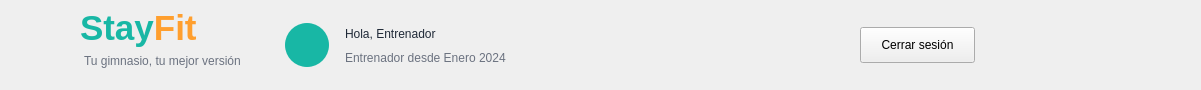
   <widget class="QFrame" name="frameHeader">
    <property name="geometry">
     <rect>
      <x>0</x>
      <y>0</y>
      <width>1201</width>
      <height>90</height>
     </rect>
    </property>
    <property name="frameShape">
     <enum>QFrame::NoFrame</enum>
    </property>
    <widget class="QLabel" name="lblLogoIcono">
     <property name="geometry">
      <rect>
       <x>18</x>
       <y>10</y>
       <width>65</width>
       <height>65</height>
      </rect>
     </property>
     <property name="styleSheet">
      <string notr="true">font: 28pt &quot;Segoe UI Emoji&quot;; color: #18B7A5;</string>
     </property>
     <property name="text">
      <string/>
     </property>
     <property name="pixmap">
      <pixmap>src/vista/imagenes/logo_stayfit.png</pixmap>
     </property>
     <property name="scaledContents">
      <bool>true</bool>
     </property>
    </widget>
    <widget class="QLabel" name="labelStayFitHeader">
     <property name="geometry">
      <rect>
       <x>80</x>
       <y>8</y>
       <width>170</width>
       <height>40</height>
      </rect>
     </property>
     <property name="text">
      <string>&lt;html&gt;&lt;head/&gt;&lt;body&gt;&lt;p&gt;&lt;span style=&quot; font-size:26pt; font-weight:700; color:#18B7A5;&quot;&gt;Stay&lt;/span&gt;&lt;span style=&quot; font-size:26pt; font-weight:700; color:#FF9F2E;&quot;&gt;Fit&lt;/span&gt;&lt;/p&gt;&lt;/body&gt;&lt;/html&gt;</string>
     </property>
    </widget>
    <widget class="QLabel" name="labelSubtituloHeader">
     <property name="geometry">
      <rect>
       <x>84</x>
       <y>52</y>
       <width>170</width>
       <height>18</height>
      </rect>
     </property>
     <property name="styleSheet">
      <string notr="true">color: #6B7280; font: 9pt &quot;Segoe UI&quot;;</string>
     </property>
     <property name="text">
      <string>Tu gimnasio, tu mejor versión</string>
     </property>
    </widget>
    <widget class="QLabel" name="lblAvatarCliente">
     <property name="geometry">
      <rect>
       <x>285</x>
       <y>23</y>
       <width>44</width>
       <height>44</height>
      </rect>
     </property>
     <property name="styleSheet">
      <string notr="true">background-color: #18B7A5; color: white; border-radius: 22px; font: 20pt &quot;Segoe UI Emoji&quot;;</string>
     </property>
     <property name="text">
      <string/>
     </property>
     <property name="pixmap">
      <pixmap>src/vista/imagenes/usuario.png</pixmap>
     </property>
     <property name="scaledContents">
      <bool>true</bool>
     </property>
    </widget>
    <widget class="QLabel" name="lblNombreCliente">
     <property name="geometry">
      <rect>
       <x>345</x>
       <y>22</y>
       <width>270</width>
       <height>24</height>
      </rect>
     </property>
     <property name="styleSheet">
      <string notr="true">font: bold 13pt &quot;Segoe UI&quot;; color: #1F2937;</string>
     </property>
     <property name="text">
      <string>Hola, Entrenador</string>
     </property>
    </widget>
    <widget class="QLabel" name="lblFechaAltaEntrenador">
     <property name="geometry">
      <rect>
       <x>345</x>
       <y>48</y>
       <width>191</width>
       <height>20</height>
      </rect>
     </property>
     <property name="styleSheet">
      <string notr="true">font: 10pt &quot;Segoe UI&quot;; color: #6B7280;</string>
     </property>
     <property name="text">
      <string>Entrenador desde Enero 2024</string>
     </property>
    </widget>
    <widget class="QPushButton" name="btnCerrarSesion">
     <property name="geometry">
      <rect>
       <x>860</x>
       <y>27</y>
       <width>115</width>
       <height>36</height>
      </rect>
     </property>
     <property name="text">
      <string>Cerrar sesión</string>
     </property>
    </widget>
   </widget>
